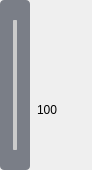
<?xml version="1.0" encoding="UTF-8"?>
<ui version="4.0">
 <class>VSliderWidget</class>
 <widget class="QWidget" name="VSliderWidget">
  <property name="geometry">
   <rect>
    <x>0</x>
    <y>0</y>
    <width>92</width>
    <height>170</height>
   </rect>
  </property>
  <property name="minimumSize">
   <size>
    <width>60</width>
    <height>170</height>
   </size>
  </property>
  <property name="maximumSize">
   <size>
    <width>92</width>
    <height>170</height>
   </size>
  </property>
  <property name="windowTitle">
   <string>Form</string>
  </property>
  <property name="styleSheet">
   <string notr="true">#label_icon
{
	background: rgba(122,126,135,100%);
	border-radius: 4px;
}

#pushButton
{
	background: transparent;
}

#widget_button
{
	background-color: rgba(46,54,68,1);
}

QSlider
{
    border-color: rgba(52,7,91,100%);
}

QSlider::groove:vertical 
{  
	background: #cbcbcb;  
	width: 6px;  
	border-radius: 1px;  
	padding-left:-1px;  
	padding-right:-1px;  
	padding-top:2px;  
	padding-bottom:2px;  
} 

QSlider::sub-page:vertical 
{  
	background: #cbcbcb;  
	border-radius: 2px;  
} 

QSlider::add-page:vertical 
{  
	background: qlineargradient(x1:0, y1:0, x2:0, y2:1,stop:0 #0EF2D1, stop:1 #0EF2D1);  
	background: qlineargradient(x1: 0, y1: 0.2, x2: 1, y2: 1,stop: 0 #0EF2D1, stop: 1 #0EF2D1);  
	width: 10px;  
	border-radius: 2px;  
}

QSlider::handle:vertical   
{     
    border: 0px ;  
	border-image: url(:/qrc/qrc/yuan.png);
    margin: -2px -4px -2px -4px; 
    height: 14px;
} 
#label_num
{
	font-family: 微软雅黑;
	font-size: 12px;
	color: #000000;
}</string>
  </property>
  <widget class="QLabel" name="label_icon">
   <property name="geometry">
    <rect>
     <x>0</x>
     <y>0</y>
     <width>30</width>
     <height>170</height>
    </rect>
   </property>
   <property name="minimumSize">
    <size>
     <width>30</width>
     <height>170</height>
    </size>
   </property>
   <property name="maximumSize">
    <size>
     <width>30</width>
     <height>170</height>
    </size>
   </property>
   <property name="text">
    <string/>
   </property>
  </widget>
  <widget class="CustomSlider" name="Slider">
   <property name="geometry">
    <rect>
     <x>8</x>
     <y>20</y>
     <width>14</width>
     <height>130</height>
    </rect>
   </property>
   <property name="minimumSize">
    <size>
     <width>14</width>
     <height>130</height>
    </size>
   </property>
   <property name="maximumSize">
    <size>
     <width>14</width>
     <height>130</height>
    </size>
   </property>
   <property name="orientation">
    <enum>Qt::Vertical</enum>
   </property>
  </widget>
  <widget class="QWidget" name="widget_tooltip" native="true">
   <property name="geometry">
    <rect>
     <x>30</x>
     <y>100</y>
     <width>30</width>
     <height>20</height>
    </rect>
   </property>
   <property name="minimumSize">
    <size>
     <width>30</width>
     <height>20</height>
    </size>
   </property>
   <property name="maximumSize">
    <size>
     <width>30</width>
     <height>20</height>
    </size>
   </property>
   <layout class="QGridLayout" name="gridLayout">
    <property name="leftMargin">
     <number>0</number>
    </property>
    <property name="topMargin">
     <number>0</number>
    </property>
    <property name="rightMargin">
     <number>0</number>
    </property>
    <property name="bottomMargin">
     <number>0</number>
    </property>
    <property name="spacing">
     <number>0</number>
    </property>
    <item row="0" column="0">
     <widget class="QLabel" name="label">
      <property name="minimumSize">
       <size>
        <width>30</width>
        <height>20</height>
       </size>
      </property>
      <property name="maximumSize">
       <size>
        <width>30</width>
        <height>20</height>
       </size>
      </property>
      <property name="styleSheet">
       <string notr="true">border-image: url(:/qrc/qrc/yinliang_bg.png);</string>
      </property>
      <property name="text">
       <string/>
      </property>
     </widget>
    </item>
   </layout>
   <widget class="QLabel" name="label_num">
    <property name="geometry">
     <rect>
      <x>7</x>
      <y>4</y>
      <width>20</width>
      <height>12</height>
     </rect>
    </property>
    <property name="minimumSize">
     <size>
      <width>20</width>
      <height>12</height>
     </size>
    </property>
    <property name="maximumSize">
     <size>
      <width>20</width>
      <height>12</height>
     </size>
    </property>
    <property name="text">
     <string>100</string>
    </property>
    <property name="alignment">
     <set>Qt::AlignCenter</set>
    </property>
   </widget>
   <zorder>label</zorder>
   <zorder>label_num</zorder>
  </widget>
 </widget>
 <customwidgets>
  <customwidget>
   <class>CustomSlider</class>
   <extends>QSlider</extends>
   <header>customslider.h</header>
  </customwidget>
 </customwidgets>
 <resources>
  <include location="vlcPlayer.qrc"/>
 </resources>
 <connections/>
</ui>
